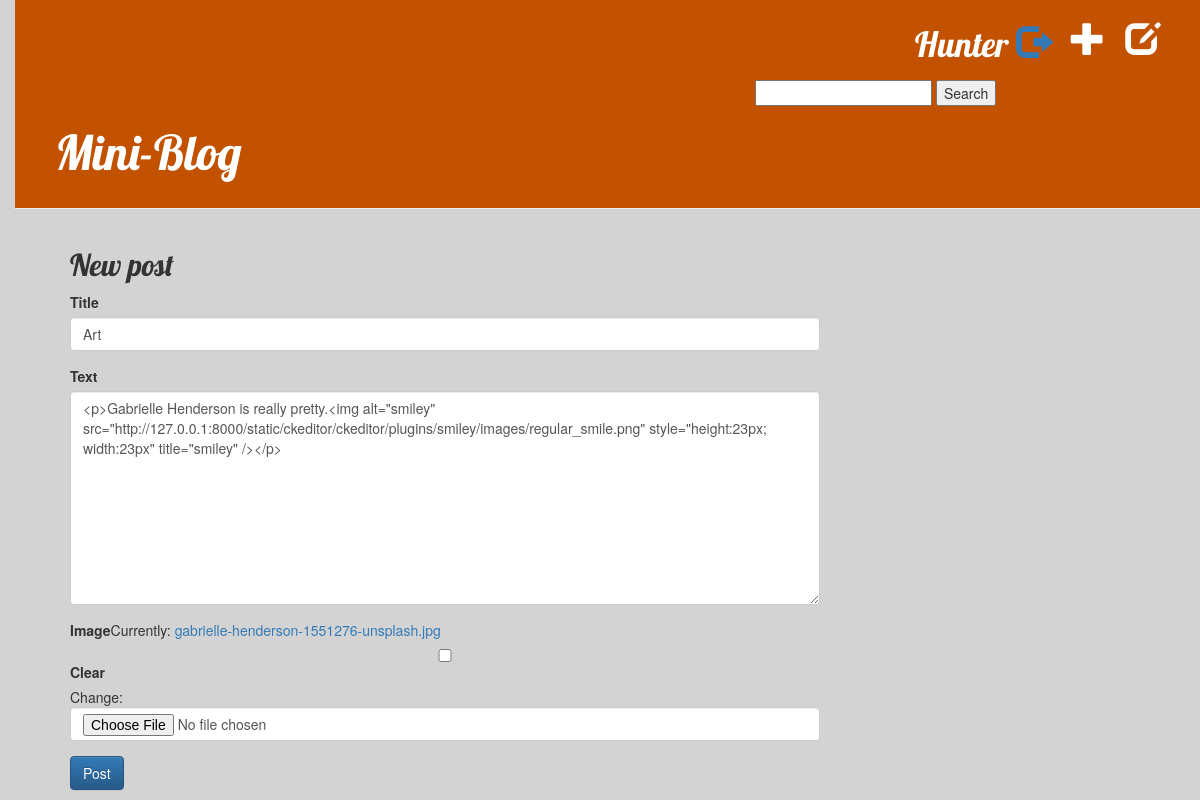
The page /post/7/edit/ (signed in) on the database its author committed.
### blog/models.py (models this page shows, shortened)
class Post(models.Model):
    author = models.ForeignKey(settings.AUTH_USER_MODEL, on_delete=models.CASCADE)
    title = models.CharField(max_length=200)
    text = RichTextField(blank=True, null=True)
    created_date = models.DateTimeField(default = timezone.now)
    published_date = models.DateTimeField(blank=True, null=True)
    image = models.ImageField(upload_to=upload_location, null=True, blank=True, height_field='height_field', width_field='width_field')
    height_field = models.IntegerField(default=0)
    width_field = models.IntegerField(default=0)

### blog/views.py (the view)
# urls.py: path('post/<int:pk>/edit/', views.PostUpdate.as_view(), name='post_edit'),
class PostUpdate(LoginRequiredMixin, UpdateView):
    model = Post
    template_name = 'blog/post_edit.html'
    form_class = PostForm

### blog/forms.py
class PostForm(forms.ModelForm):
    class Meta:
        model = Post
        fields = ('title', 'text','image' )

### blog/templates/blog/post_edit.html (shortened to what this page needs)
{% extends 'blog/base.html' %}
{% load bootstrap4 %}
{% block content %}
    <h2>New post</h2>
    <form method="POST" class="post-form" enctype="multipart/form-data">
        {% bootstrap_form form %}
        <button class="btn btn-primary">Post</button>
    </form>
{% endblock %}

### blog/templates/blog/base.html (shortened to what this page needs)
{% load static %}
<html>
    <head>
        <link href="https://stackpath.bootstrapcdn.com/bootstrap/3.2.0/css/bootstrap.min.css" rel="stylesheet">
        <link href="https://stackpath.bootstrapcdn.com/bootstrap/3.2.0/css/bootstrap-theme.min.css" rel="stylesheet">
        <link href=" {% static 'blog/css/blog.css' %}" rel="stylesheet">
    </head>
    <body>
        <div class ="page-header">
            {% if request.user.is_authenticated %}
                <a href="{% url 'blog:post_draft_list' %}" class="top-menu"><span class="glyphicon glyphicon-edit"></span></a>
                <a href="{% url 'blog:post_new' %}" class="top-menu"><span class="glyphicon glyphicon-plus"></span></a>
                <p class="top-menu">{{ request.user.username }}  <a href="{% url 'logout' %}" class="glyphicon glyphicon-log-out" onClick = "return confirm('Are you sure?');"></a></p>
            {% else %}
                <a href="{% url 'login' %}" class="top-menu"><span class="glyphicon glyphicon-lock"></span></a>
                <a href="{% url 'blog:signup' %}" class="top-menu"><span class="glyphicon glyphicon-plus"></span></a>
            {% endif %}
            <form action="{% url 'blog:search'%}" method="GET" style="margin-left:700px;">
                <input type="text" name="q" value="{{request.GET.q}}">
                <button type="submit">Search</button>
            </form>
            <h1><a href="/">Mini-Blog</a></h1>
        </div>
        <div class="content container">
            <div class="row">
                <div class="col-md-8">
                    {% block content %}
                    {% endblock %}
                </div>
            </div>
        </div>
    </body>
</html>

### blog/static/blog/css/blog.css (style rules this page uses)
body { background-color: lightgrey; padding-left: 15px; }
h1 a, h2 a { color:#c25100; font-family: 'Lobster'; }
.page-header { background-color: #C25100; margin-top: 0; padding: 20px 20px 20px 40px; }
.page-header h1, .page-header h1 a, .page-header h1 a:visited, .page-header h1 a:active { color: #ffffff; font-size: 36pt; text-decoration: none; }
.content { margin-left: 40px; }
h1, h2, h3, h4 { font-family: 'Lobster', cursive; }
.post-form textarea, .post-form input { width: 100%; }
.top-menu, .top-menu:hover, .top-menu:visited { color: #ffffff; float: right; font-size: 26pt; margin-right: 20px; }
p.top-menu { font-family: 'Lobster'; }
.top-menu { font-size: 'Lobster'; }

### rows shown on the page
Post: title "Art", text "<p>Gabrielle Henderson is really pretty.<img alt=\"smiley\" src=\"http://127.0.0.1:8000/static/ckeditor/ckeditor/plugins/smiley/images/regular_smile.png\" style=\"height:23px; width:23px\" title=\"smiley\" /></p>"

### other values the page prints
{{ request.user.username }} "Hunter"
